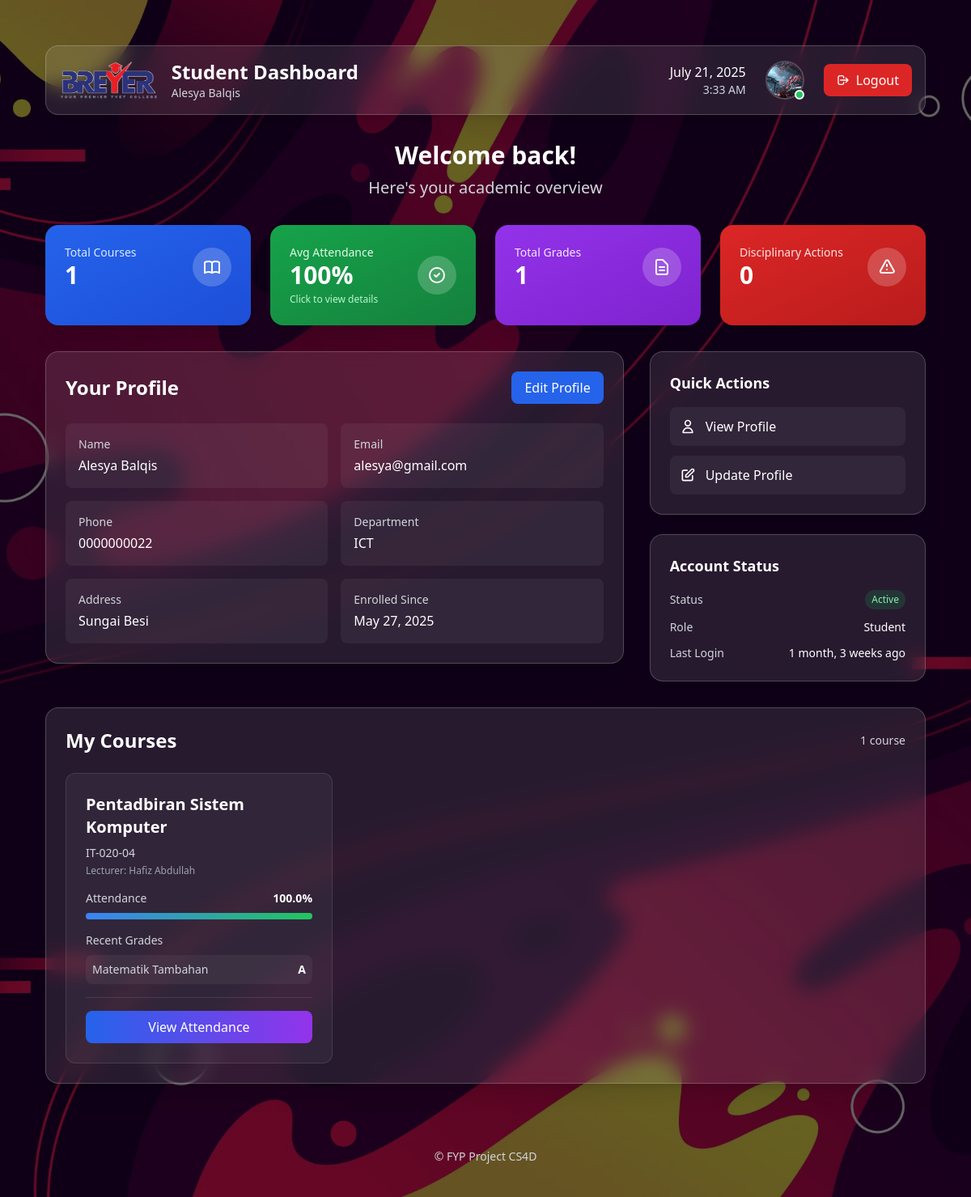
Before: /student/dashboard/ (signed in) with the older database file.
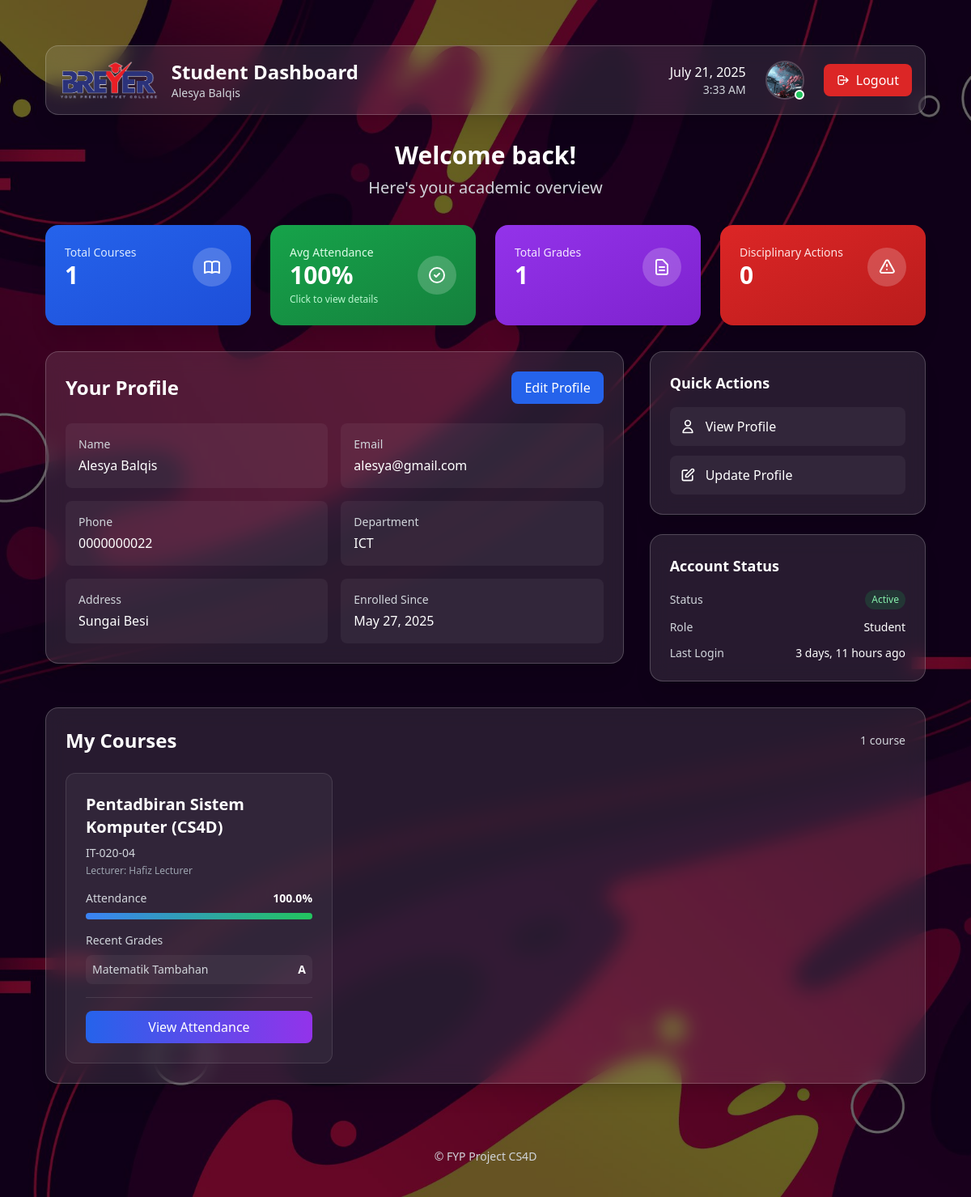
After: the same page with the newer database file.
### accounts/models.py (models this page shows, shortened)
class CustomUser(AbstractBaseUser, PermissionsMixin):
    class Role(models.TextChoices):
        STUDENT = 'STUDENT', 'Student'
        LECTURER = 'LECTURER', 'Lecturer'
        ADMIN = 'ADMIN', 'Admin'
    email = models.EmailField(unique=True)
    role = models.CharField(max_length=20, choices=Role.choices, default=Role.STUDENT)
    first_name = models.CharField(max_length=30, blank=True)
    last_name = models.CharField(max_length=30, blank=True)
    phone_number = models.CharField(max_length=20, blank=True, null=True)
    address = models.TextField(blank=True, null=True)
    department = models.CharField(max_length=100, blank=True, null=True)  # Added department field
    profile_picture = models.ImageField(upload_to='profile_pics/', blank=True, null=True)  # Added profile_picture field
    is_staff = models.BooleanField(default=False)
    is_active = models.BooleanField(default=True)
    date_joined = models.DateTimeField(auto_now_add=True)
    USERNAME_FIELD = 'email'
    REQUIRED_FIELDS = ['first_name', 'last_name']
    objects = CustomUserManager()
    def get_full_name(self):
        return f"{self.first_name} {self.last_name}".strip()

### core/models.py (models this page shows, shortened)
class Course(models.Model):
    name = models.CharField(max_length=255)
    code = models.CharField(max_length=50, unique=True)
    lecturer = models.ForeignKey(Lecturer, on_delete=models.SET_NULL, null=True, related_name='courses')
    classroom = models.CharField(max_length=100, blank=True, null=True)  # Classroom location or name

class Lecturer(models.Model):
    user = models.OneToOneField(settings.AUTH_USER_MODEL, on_delete=models.CASCADE)
    profile_picture = models.ImageField(upload_to='profile_pics/', blank=True, null=True)

### accounts/decorators.py (the view)
        @login_required
        def _wrapped_view(request, *args, **kwargs):
            if request.user.role != role:
                return HttpResponseForbidden("You are not authorized to view this page.")
            return view_func(request, *args, **kwargs)

### student/templates/student/dashboard.html (shortened to what the changed rows need)
{% extends 'base.html' %}
{% load static %}
{% block content %}
<div class="bg-white/10 backdrop-blur-md rounded-2xl p-4 border border-white/20 shadow-xl mb-8">
  <div class="flex justify-between items-center">
    <div class="flex items-center space-x-4">
      <div>
        <h1 class="text-2xl font-bold text-white">Student Dashboard</h1>
        <p class="text-gray-300 text-sm">{{ request.user.get_full_name|default:request.user.email }}</p>
      </div>
    </div>
    <div class="flex items-center space-x-6">
      <a href="{% url 'student:profile' %}" class="relative group">
        {% if request.user.profile_picture %}
          <img src="{{ request.user.profile_picture.url }}" alt="Profile Picture"
               class="w-12 h-12 rounded-full object-cover border-2 border-white/20 group-hover:border-blue-400 transition-colors">
        {% endif %}
        <div class="absolute bottom-0 right-0 w-3 h-3 bg-green-500 rounded-full border-2 border-white"></div>
      </a>
    </div>
  </div>
</div>
<div class="text-center mb-8">
  <h2 class="text-3xl font-bold text-white mb-2">Welcome back!</h2>
</div>
<div class="grid grid-cols-1 md:grid-cols-2 lg:grid-cols-4 gap-6 mb-8">
  {% if courses_data %}
    {% for item in courses_data %}
      {% if forloop.first %}
        <a href="{% url 'student:attendance_detail' item.course.id %}" class="block">
          <div class="bg-gradient-to-br from-green-600 to-green-700 rounded-2xl p-6 text-white shadow-xl transform hover:scale-105 transition-all duration-300 cursor-pointer hover:shadow-2xl">
            <div class="flex items-center justify-between">
              <div>
                <p class="text-green-100 text-sm font-medium">Avg Attendance</p>
                <p class="text-3xl font-bold">{{ item.attendance_percentage|floatformat:0 }}%</p>
                <p class="text-green-200 text-xs mt-1">Click to view details</p>
              </div>
              <div class="bg-white/20 rounded-full p-3">
                <svg class="w-6 h-6" fill="none" stroke="currentColor" viewBox="0 0 24 24">
                  <path stroke-linecap="round" stroke-linejoin="round" stroke-width="2" d="M9 12l2 2 4-4m6 2a9 9 0 11-18 0 9 9 0 0118 0z"></path>
                </svg>
              </div>
            </div>
          </div>
        </a>
      {% endif %}
    {% endfor %}
  {% endif %}
  <div class="bg-gradient-to-br from-purple-600 to-purple-700 rounded-2xl p-6 text-white shadow-xl transform hover:scale-105 transition-all duration-300">
    <div class="flex items-center justify-between">
      <div>
        <p class="text-purple-100 text-sm font-medium">Total Grades</p>
        <p class="text-3xl font-bold">
          {% for item in courses_data %}{{ item.grades|length }}{% if not forloop.last %}+{% endif %}{% empty %}0{% endfor %}
        </p>
      </div>
    </div>
  </div>
</div>
<div class="grid grid-cols-1 lg:grid-cols-3 gap-8">
  <div class="lg:col-span-2">
    <div class="bg-white/10 backdrop-blur-md rounded-2xl p-6 border border-white/20 shadow-xl">
      <div class="flex items-center justify-between mb-6">
        <h2 class="text-2xl font-semibold text-white">Your Profile</h2>
      </div>
      <div class="grid grid-cols-1 md:grid-cols-2 gap-4">
        <div class="bg-white/5 rounded-lg p-4">
          <h3 class="text-sm font-medium text-gray-300 mb-1">Name</h3>
          <p class="text-white">{{ request.user.get_full_name|default:"N/A" }}</p>
        </div>
        <div class="bg-white/5 rounded-lg p-4">
          <h3 class="text-sm font-medium text-gray-300 mb-1">Email</h3>
          <p class="text-white">{{ request.user.email }}</p>
        </div>
        <div class="bg-white/5 rounded-lg p-4">
          <h3 class="text-sm font-medium text-gray-300 mb-1">Phone</h3>
          <p class="text-white">{{ request.user.phone_number|default:"Not set" }}</p>
        </div>
        <div class="bg-white/5 rounded-lg p-4">
          <h3 class="text-sm font-medium text-gray-300 mb-1">Department</h3>
          <p class="text-white">{{ request.user.department|default:"Not set" }}</p>
        </div>
        <div class="bg-white/5 rounded-lg p-4">
          <h3 class="text-sm font-medium text-gray-300 mb-1">Address</h3>
          <p class="text-white">{{ request.user.address|default:"Not set" }}</p>
        </div>
        <div class="bg-white/5 rounded-lg p-4">
          <h3 class="text-sm font-medium text-gray-300 mb-1">Enrolled Since</h3>
          <p class="text-white">{{ request.user.date_joined|date:"M d, Y" }}</p>
        </div>
      </div>
    </div>
  </div>
  <div class="space-y-6">
    <div class="bg-white/10 backdrop-blur-md rounded-2xl p-6 border border-white/20 shadow-xl">
      <div class="space-y-3">
        <div class="flex items-center justify-between">
          <span class="text-gray-300 text-sm">Role</span>
          <span class="text-white text-sm">{{ request.user.get_role_display }}</span>
        </div>
        <div class="flex items-center justify-between">
          <span class="text-gray-300 text-sm">Last Login</span>
          <span class="text-white text-sm">{{ request.user.last_login|timesince }} ago</span>
        </div>
      </div>
    </div>
  </div>
</div>
<div class="bg-white/10 backdrop-blur-md rounded-2xl p-6 border border-white/20 shadow-xl mt-8">
  <div class="flex items-center justify-between mb-6">
    <h2 class="text-2xl font-semibold text-white">My Courses</h2>
  </div>
  {% if courses_data %}
    <div class="grid grid-cols-1 md:grid-cols-2 lg:grid-cols-3 gap-6">
      {% for item in courses_data %}
      <div class="bg-white/5 rounded-xl p-6 border border-white/10 hover:bg-white/10 transition-all duration-300 group">
        <div class="mb-4">
          <h3 class="text-xl font-semibold text-white mb-2 group-hover:text-blue-300 transition-colors">{{ item.course.name }}</h3>
          <p class="text-gray-300 text-sm">{{ item.course.code }}</p>
          {% if item.course.lecturer %}
            <p class="text-gray-400 text-xs mt-1">Lecturer: {{ item.course.lecturer.user.get_full_name|default:item.course.lecturer.user.email }}</p>
          {% endif %}
        </div>
        <div class="mb-4">
          <div class="flex justify-between items-center mb-2">
            <span class="text-sm text-gray-300">Attendance</span>
            <span class="text-sm font-semibold text-white">{{ item.attendance_percentage }}%</span>
          </div>
          <div class="w-full bg-gray-700 rounded-full h-2">
            <div class="bg-gradient-to-r from-blue-500 to-green-500 h-2 rounded-full transition-all duration-300"
                 style="width: {{ item.attendance_percentage }}%"></div>
          </div>
        </div>
        <div class="mb-4">
          <h4 class="text-sm font-medium text-gray-300 mb-2">Recent Grades</h4>
          {% if item.grades %}
            <div class="space-y-2">
              {% for grade in item.grades|slice:":2" %}
              <div class="flex justify-between items-center bg-white/5 rounded-lg p-2">
                <span class="text-sm text-gray-300">{{ grade.subject_name }}</span>
                <span class="text-sm font-semibold text-white">{{ grade.grade }}</span>
              </div>
              {% endfor %}
            </div>
          {% else %}
            <p class="text-sm text-gray-400 italic">No grades available</p>
          {% endif %}
        </div>
        <div class="pt-4 border-t border-white/10">
          <a href="{% url 'student:attendance_detail' item.course.id %}"
             class="w-full bg-gradient-to-r from-blue-600 to-purple-600 hover:from-blue-700 hover:to-purple-700 text-white px-4 py-2 rounded-lg transition-all duration-300 text-center block group-hover:shadow-lg">
            View Attendance
          </a>
        </div>
      </div>
      {% endfor %}
    </div>
  {% endif %}
</div>
{% endblock %}

Changed rows visible on the page:
changed CustomUser "Alesya Balqis": user.last_login "1 month, 3 weeks" → "3 days, 11 hours"
changed Course "IT-020-04": course.name "Pentadbiran Sistem Komputer" → "Pentadbiran Sistem Komputer (CS4D)"; course.lecturer.user.get_full_name "Hafiz Abdullah" → "Hafiz Lecturer"
